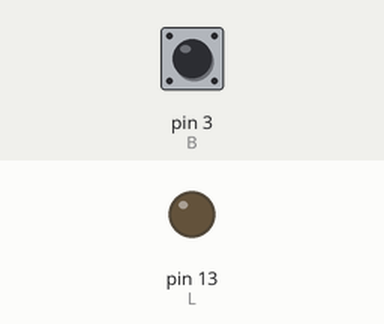
Recording of a sketch running on a simulated Arduino Uno, built with avr-gcc and run on an emulated ATmega328P. On the bench: output pins drawn as LEDs (lit = HIGH). The inputs (shaded band) are chosen by the test bench; at power-on: pin 3 (B) HIGH.

Above: at 1.2 s.
1.3 s: pin 3 (B) pulled LOW for 0.15 s
At 2.6 s:
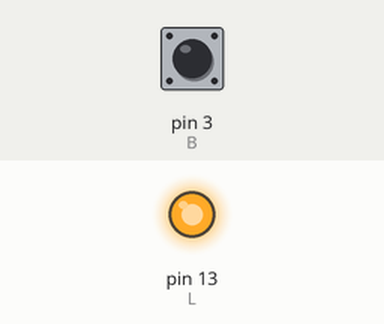
2.9 s: pin 3 (B) pulled LOW for 1 s
At 5.1 s:
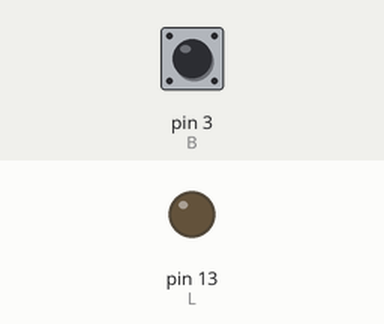
5.4 s: pin 3 (B) pulled LOW for 3.2 s
At 10.0 s:
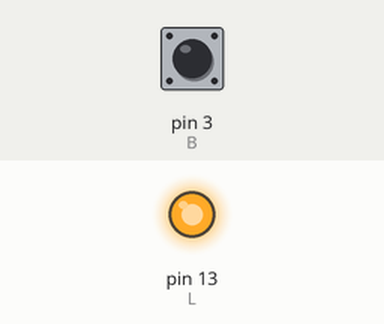
Timing chart, 0 to 11.5 s (numbered marks = the images above; inputs shaded):
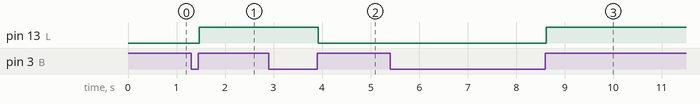

Measured:
- after the input at 1.3 s, pin 13 (L): LOW → HIGH after 0.17 s
- after the input at 2.9 s, pin 13 (L): HIGH → LOW after 1.0 s
- after the input at 5.4 s, pin 13 (L): LOW → HIGH after 3.2 s

The sketch:

sketch_apr10a.ino
```cpp
#include <Bounce2.h>

const int B = 3, L = 13;
Bounce debounce = Bounce();

void setup() {
  pinMode(L, OUTPUT);
  pinMode(B, INPUT_PULLUP);

  debounce.attach(B);
  debounce.interval(20);
}

bool l = false;
void loop() {
  debounce.update();
  if (debounce.rose()) digitalWrite(L, l = !l);
}
```
